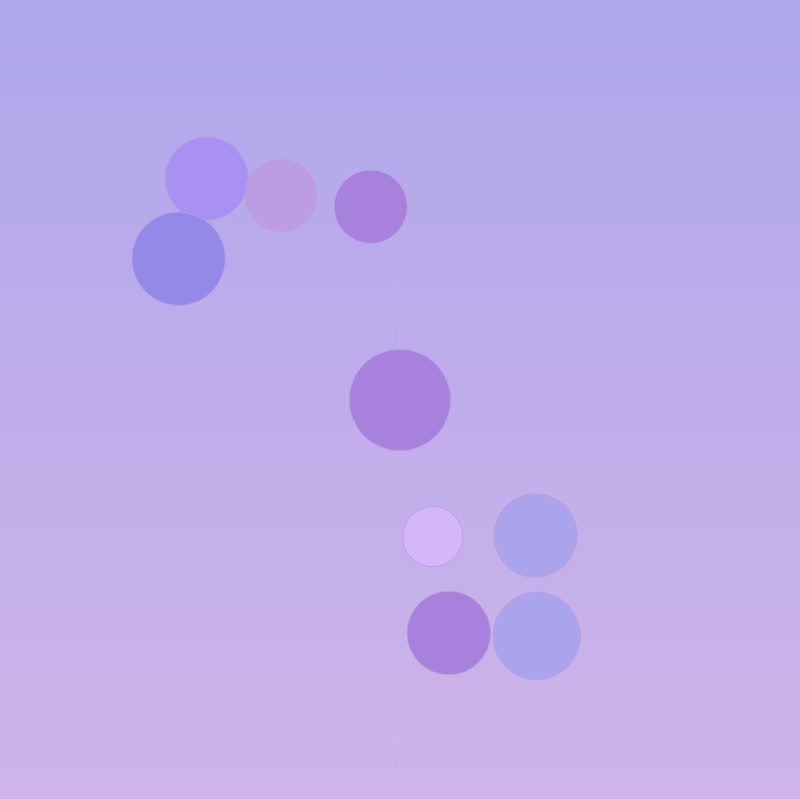
Frame 1 (no input)
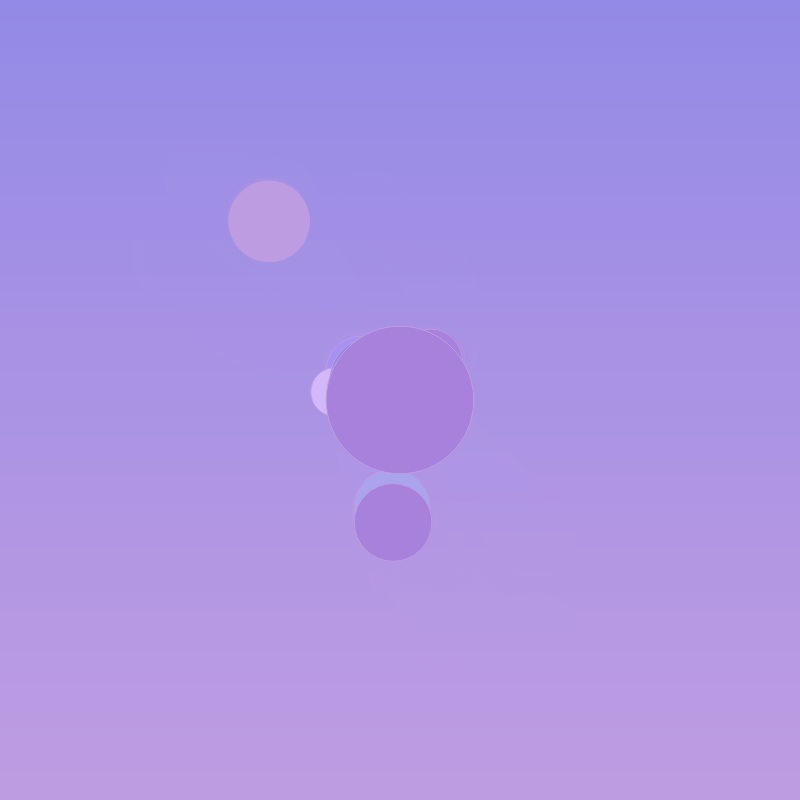
Frame 60 (no input)
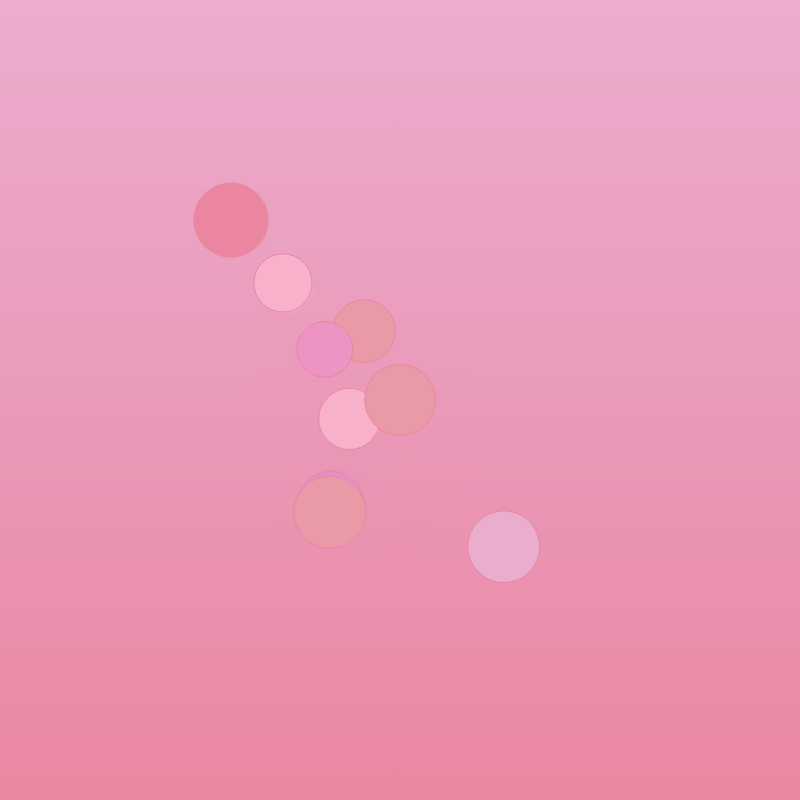
Frame 120 (the mouse pressed at the canvas centre since frame 60)

The p5.js sketch that drew these frames (run headless with seeded random() and noise() and a simulated clock; from frame 60 on, the mouse is pressed at the canvas centre):

// p5.js sketch
// ── sketch.js
let palette = [];
let numSwatches = 6;
let t = 0;

function setup() {
  createCanvas(800, 800);
  colorMode(HSB, 360, 100, 100, 100);
  noStroke();
  generatePalette();
}

function draw() {
  t += 0.005;
  
  // Create a smooth vertical gradient background using two palette colors
  let c1 = palette[0];
  let c2 = palette[1];
  for (let y = 0; y < height; y++) {
    let inter = y / height;
    let c = lerpColor(c1, c2, inter);
    stroke(c);
    line(0, y, width, y);
  }
  
  // Soft, drifting circles overlay
  for (let i = 0; i < 8; i++) {
    let x = noise(t + i * 10) * width;
    let y = noise(t + i * 20) * height;
    let size = noise(t + i * 30) * 80 + 30;
    fill(palette[(i + 2) % palette.length], 30); // Lower opacity for a gentle look
    ellipse(x, y, size, size);
  }
  
  // A subtle pulsing circle in the center
  let centerX = width / 2;
  let centerY = height / 2;
  let pulseSize = map(sin(t * TWO_PI), -1, 1, 50, 150);
  fill(palette[3], 20);
  ellipse(centerX, centerY, pulseSize, pulseSize);
}

function mousePressed() {
  generatePalette();
}

function generatePalette() {
  palette = [];
  // Choose a random base hue and create soft, pastel colors with slight variations
  let baseHue = random(360);
  for (let i = 0; i < numSwatches; i++) {
    let h = (baseHue + random(-20, 20) + 360) % 360;
    let s = random(25, 45);
    let b = random(85, 100);
    palette.push(color(h, s, b));
  }
}
